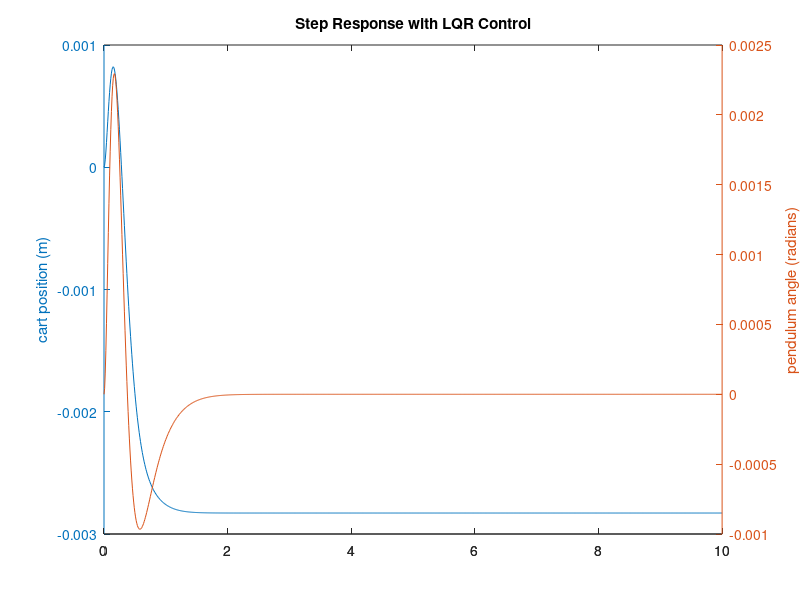

The MATLAB source for this figure: (Note: this script raises an error after producing the figure.)
M = 0.5;
m = 0.2;
b = 0.1;
I = 0.006;
g = 9.8;
l = 0.3;

p = I*(M+m)+M*m*l^2; %denominator for the A and B matrices

A = [0      1              0           0;
     0 -(I+m*l^2)*b/p  (m^2*g*l^2)/p   0;
     0      0              0           1;
     0 -(m*l*b)/p       m*g*l*(M+m)/p  0];
B = [     0;
     (I+m*l^2)/p;
          0;
        m*l/p];
C = [1 0 0 0;
     0 0 1 0];
D = [0;
     0];

states = {'x' 'x_dot' 'phi' 'phi_dot'};
inputs = {'u'};
outputs = {'x'; 'phi'};

sys_ss = ss(A,B,C,D,'statename',states,'inputname',inputs,'outputname',outputs);

poles = eig(A)

%%
co = ctrb(sys_ss);
controllability = rank(co)

%%
Q = C'*C;
Q(1,1) = 5000;
Q(3,3) = 100;
R = 1;
K = lqr(A,B,Q,R)

Ac = [(A-B*K)];
Bc = [B];
Cc = [C];
Dc = [D];

states = {'x' 'x_dot' 'phi' 'phi_dot'};
inputs = {'r'};
outputs = {'x'; 'phi'};

sys_cl = ss(Ac,Bc,Cc,Dc,'statename',states,'inputname',inputs,'outputname',outputs);

t = 0:0.01:10;
r =0.2*ones(size(t));
[y,t,x]=lsim(sys_cl,r,t);
[AX,H1,H2] = plotyy(t,y(:,1),t,y(:,2),'plot');
set(get(AX(1),'Ylabel'),'String','cart position (m)')
set(get(AX(2),'Ylabel'),'String','pendulum angle (radians)')
title('Step Response with LQR Control')

%%
Cn = [1 0 0 0];
sys_ss = ss(A,B,Cn,0);
Nbar = rscale(sys_ss,K)

%%
sys_cl = ss(Ac,Bc*Nbar,Cc,Dc,'statename',states,'inputname',inputs,'outputname',outputs);

t = 0:0.01:5;
r =0.2*ones(size(t));
impulse(sys_cl,t)
% [y,t,x]=lsim(sys_cl,r,t);
% [AX,H1,H2] = plotyy(t,y(:,1),t,y(:,2),'plot');
% set(get(AX(1),'Ylabel'),'String','cart position (m)')
% set(get(AX(2),'Ylabel'),'String','pendulum angle (radians)')
% title('Step Response with Precompensation and LQR Control')